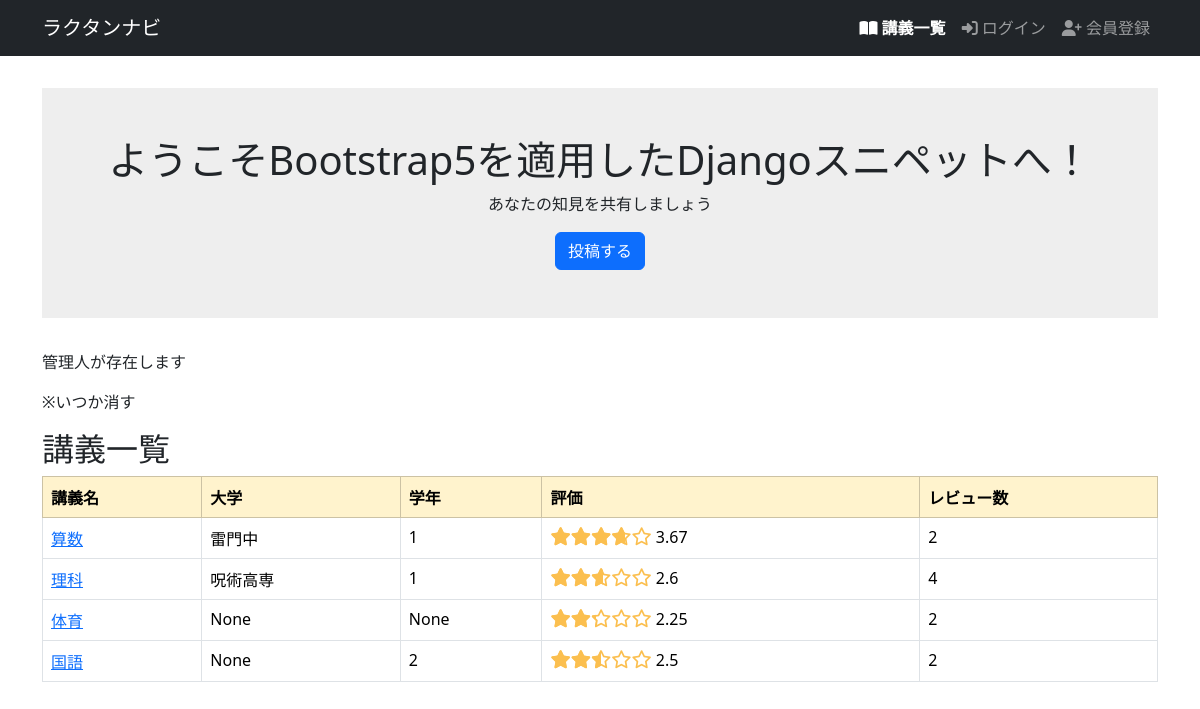
Before: / with the older database file.
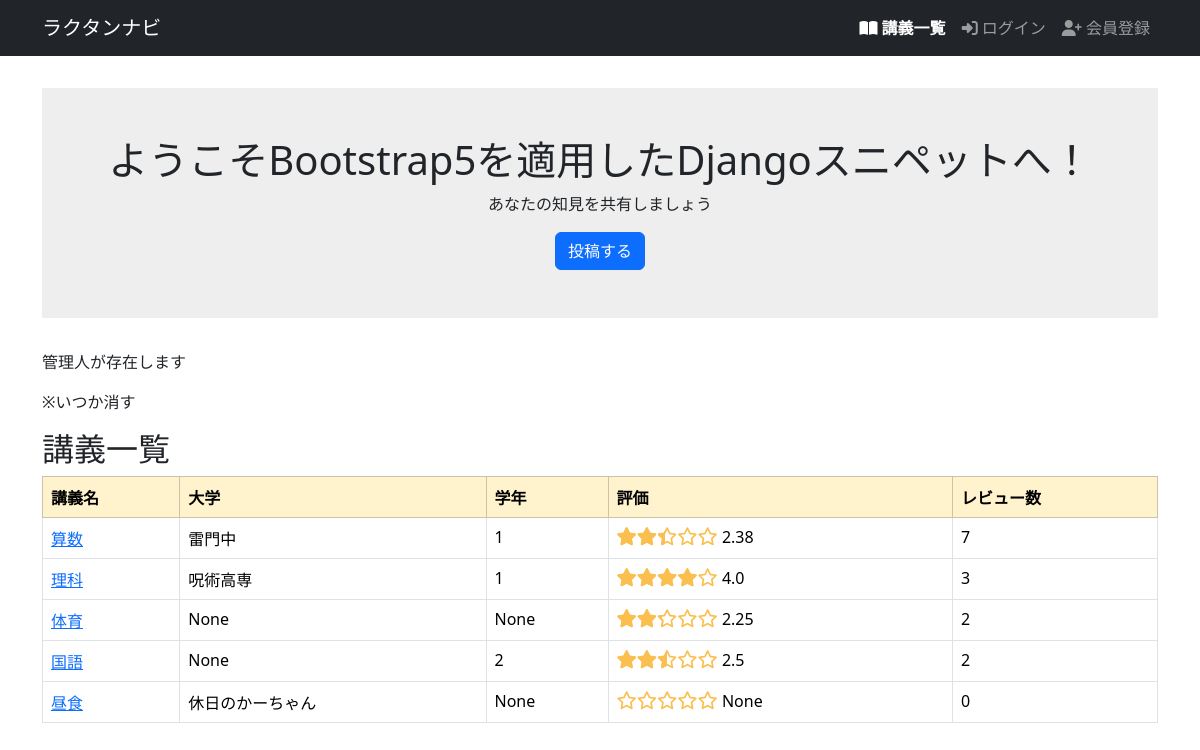
After: the same page with the newer database file.
### helloworld/models.py (models this page shows, shortened)
class Lecture(models.Model):
    name = models.CharField(max_length=128)
    body = models.TextField(null=True, blank=True)
    university = models.CharField(max_length=128, null=True, blank=True)
    school_year = models.IntegerField(null=True, blank=True)
    average_score = models.FloatField(null=True, blank=True)
    reviews_count = models.IntegerField(default=0, blank=True)

### helloworld/views.py (the view)
# urls.py: path('', top, name='top'),
def top(request):
    lectures = Lecture.objects.all()
    manager_exists = User.objects.filter(is_manager=True).exists()
    context = {
        'lectures': lectures,
        'manager_exists': manager_exists,
    }
    return render(request, 'snippets/top.html', context)

### helloworld/templatetags/star_filters.py (called while the page is built)
@register.filter
def rating_to_percent(value):
    try:
        return float(value) / 5 * 100
    except (ValueError, TypeError):
        return 0

### helloworld/templates/snippets/top.html
{% extends 'base.html' %}
{% block main %}
<div class="welcome">
    <h1 class="title">ようこそBootstrap5を適用したDjangoスニペットへ！</h1>
    <p class="subtitle">あなたの知見を共有しましょう</p>
    <a class="btn btn-primary" href="{% url 'snippet_new' %}">投稿する</a>
</div>
{% if lectures %}
{% if manager_exists %}
    <p>管理人が存在します</p>
    <p>※いつか消す</p>
{% else %}
    <p>管理人が存在しません</p>
    <a href="manager_signup">管理者ページ 新規登録</a>
{% endif %}
    {% include 'lectures/_lectures_table.html' %}
{% else %}
<p>講義はまだ投稿されていません．</p>
{% endif %}
{% endblock %}

### helloworld/templates/snippets/lectures/_lectures_table.html
<h2>講義一覧</h2>
<table class="table table-hover table-bordered">
    <thead class="table table-warning">
        <tr>
            <th>講義名</th>
            <th>大学</th>
            <th>学年</th>
            <th>評価</th>
            <th>レビュー数</th>
        </tr>
    </thead>
    <tbody>
        {% for lecture in lectures %}
        <tr>
            <td>
                <a href="{% url 'lectures_show' lecture.id %}">{{ lecture.name }}</a>
            </td>
            <td>{{ lecture.university }}</td>
            <td>{{ lecture.school_year }}</td>
            <td>
                {% load star_filters %}
                <div class="star-rating">
                  <div class="star-rating-fill" style="width: {{ lecture.average_score|rating_to_percent }}%;"></div>
                </div>
                {{ lecture.average_score }}
            </td>
            <td>{{ lecture.reviews_count }}</td>
        </tr>
        {% endfor %}
    </tbody>
</table>

Changed rows visible on the page:
changed Lecture "算数": average_score "3.67" → "2.38"; reviews_count "2" → "7"
changed Lecture "理科": average_score "2.6" → "4.0"; reviews_count "4" → "3"
added Lecture: name "昼食", university "休日のかーちゃん", school_year "None", average_score "None", reviews_count "0"
